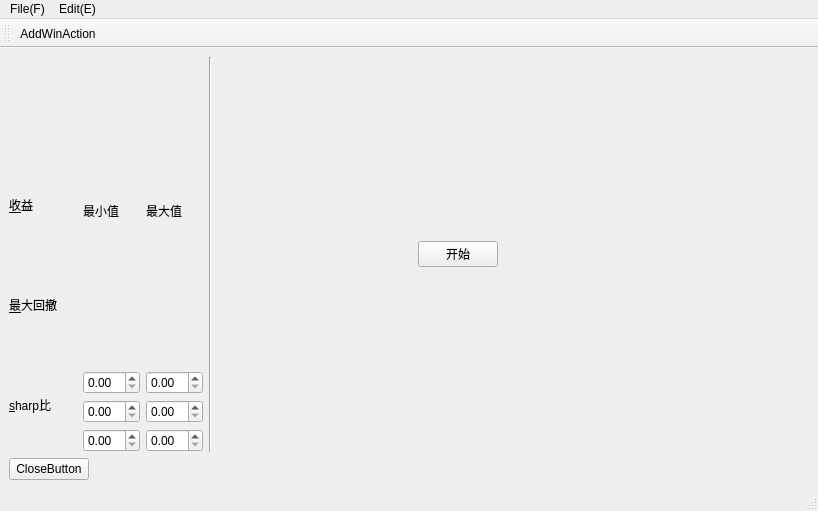
<?xml version="1.0" encoding="UTF-8"?>
<ui version="4.0">
 <class>LayoutDemo</class>
 <widget class="QMainWindow" name="LayoutDemo">
  <property name="geometry">
   <rect>
    <x>0</x>
    <y>0</y>
    <width>818</width>
    <height>511</height>
   </rect>
  </property>
  <property name="sizePolicy">
   <sizepolicy hsizetype="Minimum" vsizetype="Preferred">
    <horstretch>3</horstretch>
    <verstretch>6</verstretch>
   </sizepolicy>
  </property>
  <property name="windowTitle">
   <string>MainWindow</string>
  </property>
  <widget class="QWidget" name="centralwidget">
   <layout class="QFormLayout" name="formLayout">
    <item row="0" column="0">
     <layout class="QHBoxLayout" name="horizontalLayout">
      <property name="sizeConstraint">
       <enum>QLayout::SetDefaultConstraint</enum>
      </property>
      <item>
       <layout class="QVBoxLayout" name="verticalLayout">
        <item>
         <widget class="QLabel" name="label_6">
          <property name="text">
           <string/>
          </property>
         </widget>
        </item>
        <item>
         <widget class="QLabel" name="label_3">
          <property name="sizePolicy">
           <sizepolicy hsizetype="Preferred" vsizetype="Preferred">
            <horstretch>0</horstretch>
            <verstretch>0</verstretch>
           </sizepolicy>
          </property>
          <property name="text">
           <string>&amp;收益</string>
          </property>
          <property name="buddy">
           <cstring>doubleSpinBox_returns_min</cstring>
          </property>
         </widget>
        </item>
        <item>
         <widget class="QLabel" name="label_4">
          <property name="sizePolicy">
           <sizepolicy hsizetype="Preferred" vsizetype="Preferred">
            <horstretch>0</horstretch>
            <verstretch>0</verstretch>
           </sizepolicy>
          </property>
          <property name="text">
           <string>&amp;最大回撤</string>
          </property>
          <property name="buddy">
           <cstring>doubleSpinBox_maxdrawdown_min</cstring>
          </property>
         </widget>
        </item>
        <item>
         <widget class="QLabel" name="label_5">
          <property name="sizePolicy">
           <sizepolicy hsizetype="Preferred" vsizetype="Preferred">
            <horstretch>0</horstretch>
            <verstretch>0</verstretch>
           </sizepolicy>
          </property>
          <property name="text">
           <string>&amp;sharp比</string>
          </property>
          <property name="buddy">
           <cstring>doubleSpinBox_sharp_min</cstring>
          </property>
         </widget>
        </item>
       </layout>
      </item>
      <item>
       <spacer name="verticalSpacer">
        <property name="orientation">
         <enum>Qt::Vertical</enum>
        </property>
        <property name="sizeHint" stdset="0">
         <size>
          <width>20</width>
          <height>40</height>
         </size>
        </property>
       </spacer>
      </item>
      <item>
       <layout class="QGridLayout" name="gridLayout">
        <item row="0" column="0">
         <widget class="QLabel" name="label">
          <property name="sizePolicy">
           <sizepolicy hsizetype="Preferred" vsizetype="Preferred">
            <horstretch>0</horstretch>
            <verstretch>0</verstretch>
           </sizepolicy>
          </property>
          <property name="text">
           <string>最小值</string>
          </property>
         </widget>
        </item>
        <item row="0" column="1">
         <widget class="QLabel" name="label_2">
          <property name="text">
           <string>最大值</string>
          </property>
         </widget>
        </item>
        <item row="1" column="0">
         <widget class="QDoubleSpinBox" name="doubleSpinBox_returns_min">
          <property name="sizePolicy">
           <sizepolicy hsizetype="Minimum" vsizetype="Fixed">
            <horstretch>0</horstretch>
            <verstretch>1</verstretch>
           </sizepolicy>
          </property>
          <property name="maximum">
           <double>0.800000000000000</double>
          </property>
          <property name="singleStep">
           <double>0.010000000000000</double>
          </property>
         </widget>
        </item>
        <item row="1" column="1">
         <widget class="QDoubleSpinBox" name="doubleSpinBox_returns_max"/>
        </item>
        <item row="2" column="0">
         <widget class="QDoubleSpinBox" name="doubleSpinBox_maxdrawdown_min"/>
        </item>
        <item row="2" column="1">
         <widget class="QDoubleSpinBox" name="doubleSpinBox_maxdrawdown_max"/>
        </item>
        <item row="3" column="0">
         <widget class="QDoubleSpinBox" name="doubleSpinBox_sharp_min"/>
        </item>
        <item row="3" column="1">
         <widget class="QDoubleSpinBox" name="doubleSpinBox_sharp_max"/>
        </item>
       </layout>
      </item>
      <item>
       <widget class="Line" name="line">
        <property name="orientation">
         <enum>Qt::Vertical</enum>
        </property>
       </widget>
      </item>
      <item>
       <spacer name="horizontalSpacer">
        <property name="orientation">
         <enum>Qt::Horizontal</enum>
        </property>
        <property name="sizeType">
         <enum>QSizePolicy::Preferred</enum>
        </property>
        <property name="sizeHint" stdset="0">
         <size>
          <width>200</width>
          <height>20</height>
         </size>
        </property>
       </spacer>
      </item>
      <item>
       <widget class="QPushButton" name="pushButton">
        <property name="sizePolicy">
         <sizepolicy hsizetype="Fixed" vsizetype="Maximum">
          <horstretch>0</horstretch>
          <verstretch>0</verstretch>
         </sizepolicy>
        </property>
        <property name="minimumSize">
         <size>
          <width>0</width>
          <height>0</height>
         </size>
        </property>
        <property name="text">
         <string>开始</string>
        </property>
       </widget>
      </item>
     </layout>
    </item>
    <item row="1" column="0">
     <widget class="QPushButton" name="closeWinBtn">
      <property name="text">
       <string>CloseButton</string>
      </property>
     </widget>
    </item>
   </layout>
  </widget>
  <widget class="QMenuBar" name="menuBar">
   <property name="geometry">
    <rect>
     <x>0</x>
     <y>0</y>
     <width>818</width>
     <height>22</height>
    </rect>
   </property>
   <widget class="QMenu" name="menuFile_F">
    <property name="title">
     <string>File(F)</string>
    </property>
    <addaction name="fileOpenAction"/>
    <addaction name="fileNewAction"/>
    <addaction name="fileCloseAction"/>
   </widget>
   <widget class="QMenu" name="menuEdit_E">
    <property name="title">
     <string>Edit(E)</string>
    </property>
   </widget>
   <addaction name="menuFile_F"/>
   <addaction name="menuEdit_E"/>
  </widget>
  <widget class="QStatusBar" name="statusBar"/>
  <widget class="QToolBar" name="toolBar">
   <property name="windowTitle">
    <string>toolBar</string>
   </property>
   <attribute name="toolBarArea">
    <enum>TopToolBarArea</enum>
   </attribute>
   <attribute name="toolBarBreak">
    <bool>false</bool>
   </attribute>
   <addaction name="AddWinAction"/>
  </widget>
  <action name="fileOpenAction">
   <property name="text">
    <string>Open</string>
   </property>
   <property name="toolTip">
    <string>Open</string>
   </property>
   <property name="shortcut">
    <string>Alt+S</string>
   </property>
  </action>
  <action name="fileNewAction">
   <property name="text">
    <string>New</string>
   </property>
   <property name="toolTip">
    <string>New</string>
   </property>
   <property name="shortcut">
    <string>Alt+N</string>
   </property>
  </action>
  <action name="fileCloseAction">
   <property name="text">
    <string>Close</string>
   </property>
   <property name="toolTip">
    <string>Close</string>
   </property>
   <property name="shortcut">
    <string>Alt+C</string>
   </property>
  </action>
  <action name="AddWinAction">
   <property name="text">
    <string>AddWinAction</string>
   </property>
   <property name="toolTip">
    <string>AddWinAction</string>
   </property>
  </action>
 </widget>
 <resources/>
 <connections>
  <connection>
   <sender>closeWinBtn</sender>
   <signal>clicked()</signal>
   <receiver>LayoutDemo</receiver>
   <slot>close()</slot>
   <hints>
    <hint type="sourcelabel">
     <x>180</x>
     <y>206</y>
    </hint>
    <hint type="destinationlabel">
     <x>185</x>
     <y>268</y>
    </hint>
   </hints>
  </connection>
 </connections>
</ui>
